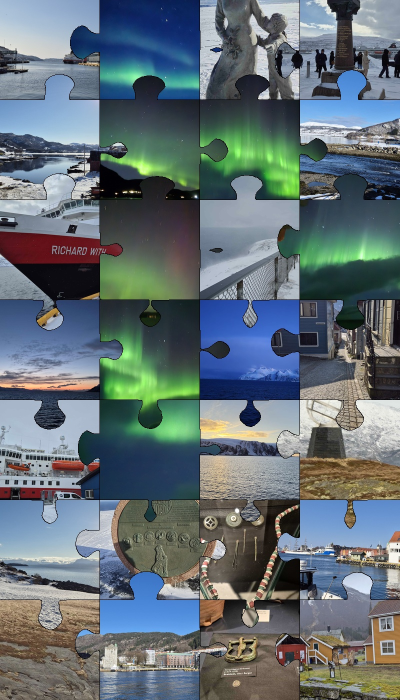
#> input picture patchwork.jpg, 800 x 1400 px, given as the content of the folder ../patchwork.jpg, which was not available (shown at 1/2 size)
$ python puzzle_patchwork.py -i ../patchwork.jpg
#> lines starting #> are read from the running program, lines starting #| are printed output that depends on the picture; after the words box and inside, x2 and y2 are one past the last pixel; in counts of white or black regions, pixels touching at a corner belong together; pictures that were not available may be replaced by others from this repository, and a replacement may not be noted
#!/usr/bin/env python3
"""
puzzle_patchwork.py  v16
────────────────────────
Cut lines derived from a tile-ownership map (zero gaps, single pixel):
  1. Build tmap: stamp shaped masks → zeros filled from rectangle ownership
  2. Boundary = adjacent pixels in tmap with different values
  3. Draw this boundary as a dark overlay after compositing

Two rendering passes:
  Pass 1 — full rectangles  (every pixel filled)
  Pass 2 — shaped pieces    (tabs/blanks via alpha mask)
  Pass 3 — tmap boundary    (single dark pixel at every piece edge)

Usage:
    python puzzle_patchwork.py -i FOLDER -o out.jpg --cols 5 --rows 8 --tile 450
"""

import argparse, random, sys
from pathlib import Path
import numpy as np
from PIL import Image, ImageDraw, ImageFilter, ImageOps

EXTS = {".jpg",".jpeg",".png",".bmp",".tif",".tiff",".webp"}

# ── Geometry ──────────────────────────────────────────────────────────────────

def make_tab(tc,nw,nh,rx,ry,lean):
    x1=1.
    xNL=tc-nw; xNR=tc+nw; sw=nw*1.4; xSL=tc-sw; xSR=tc+sw
    hcx=tc+lean; hcy=nh+ry; k=0.5523
    HL=np.array([hcx-rx,hcy]); HR=np.array([hcx+rx,hcy]); HT=np.array([hcx,hcy+ry])
    SL=np.array([xSL,0.]); NLb=np.array([xNL,nh*.3])
    NRb=np.array([xNR,nh*.3]); SR=np.array([xSR,0.])
    return [
        (np.array([xSL*.4,0]),            np.array([xSL*.85,0]),            SL),
        (np.array([xSL+(xNL-xSL)*.5,0]), np.array([xNL,0]),                NLb),
        (NLb+np.array([0,(HL[1]-NLb[1])*.55]),HL+np.array([rx*.15,-ry*.5]),HL),
        (HL+np.array([0,ry*k]),           HT+np.array([-rx*k,0]),           HT),
        (HT+np.array([rx*k,0]),           HR+np.array([0,ry*k]),            HR),
        (HR+np.array([-rx*.15,-ry*.5]),   NRb+np.array([0,(HR[1]-NRb[1])*.55]),NRb),
        (np.array([xNR,0]),               np.array([xSR-(xSR-xNR)*.5,0]),   SR),
        (np.array([xSR+(x1-xSR)*.15,0]), np.array([xSR+(x1-xSR)*.6,0]),    np.array([x1,0])),
    ]

def cbez(p0,c1,c2,p3,n=20):
    pts=[]
    for i in range(n+1):
        t=i/n; u=1-t
        pts.append(u**3*p0+3*u**2*t*c1+3*u*t**2*c2+t**3*p3)
    return pts

def jigsaw_edge(p1,p2,flip,seed):
    p1=np.array(p1,float); p2=np.array(p2,float)
    v=p2-p1; L=np.linalg.norm(v); u=v/L
    nv=np.array([u[1],-u[0]])
    if flip==0: return [p1,p2]
    rng=np.random.default_rng(seed)
    tc=rng.uniform(.40,.60); nw=rng.uniform(.08,.12)
    nh=rng.uniform(.03,.06); rx=rng.uniform(.13,.18)
    ry=rng.uniform(.09,.13); lean=rng.uniform(-.03,.03)
    def w(lp): return p1+lp[0]*v+lp[1]*flip*L*nv
    pts=[w(np.array([0.,0.]))]
    prev=np.array([0.,0.])
    for c1,c2,end in make_tab(tc,nw,nh,rx,ry,lean):
        for lp in cbez(prev,c1,c2,end)[1:]: pts.append(w(lp))
        prev=end
    return pts

def piece_mask(PW,PH,tw,th,ext,tf,ts,rf,rs,bf,bs,lf,ls):
    e=ext
    TL=(e,e); TR=(e+tw,e); BR=(e+tw,e+th); BL=(e,e+th)
    pts  = jigsaw_edge(TL,TR,tf,ts)
    pts += jigsaw_edge(TR,BR,rf,rs)[1:]
    pts += jigsaw_edge(BR,BL,bf,bs)[1:]
    pts += jigsaw_edge(BL,TL,lf,ls)[1:]
    msk=Image.new("L",(PW,PH),0)
    ImageDraw.Draw(msk).polygon(
        [(int(round(p[0])),int(round(p[1]))) for p in pts],fill=255)
    return msk

# ── Helpers ───────────────────────────────────────────────────────────────────

def load_images(folder):
#> in build, img is the input picture: PIL image 800x1400 RGB; mean R, G, B 99.1, 111.9, 117.6
    p=sorted(x for x in Path(folder).rglob("*") if x.suffix.lower() in EXTS)
    if not p: sys.exit(f"[ERROR] No images in {folder}")
    return p

def crop_to(img,W,H):
#> called with W = 336, H = 336
    om=img.mode; img=img.convert("RGB")
#> after `om = img.mode`: om = 'RGB'
    iw,ih=img.size; s=max(W/iw,H/ih)
#> after `iw, ih = img.size`: iw = 800; ih = 1400
#> after `s = max(W / iw, H / ih)`: s = 0.42
    nw,nh=int(iw*s+.5),int(ih*s+.5)
#> nw = 336; nh = 588
    img=img.resize((nw,nh),Image.LANCZOS)
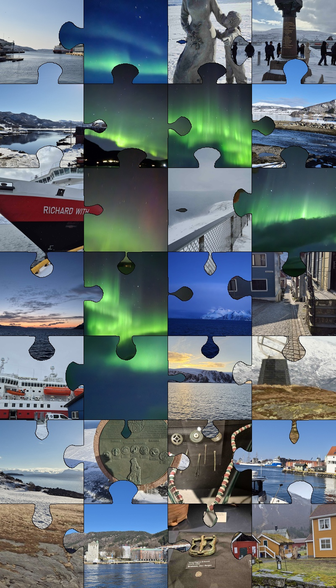
#> img: PIL image 336x588 RGB; mean R, G, B 99.1, 111.9, 117.6
    l=(nw-W)//2; t=(nh-H)//2
#> after `l = (nw - W) // 2`: l = 0
#> after `t = (nh - H) // 2`: t = 126
    img=img.crop((l,t,l+W,t+H))
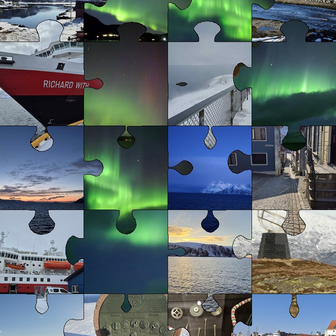
#> img: PIL image 336x336 RGB; mean R, G, B 95, 109.3, 112.6
    if om in ("L","LA"): img=img.convert("L").convert("RGB")
    return img

# ── Assembly ──────────────────────────────────────────────────────────────────

def build(input_folder,output_path,
          cols=6,rows=5,tile_size=180,
          gray_ratio=0.0,seed=None,bg=(18,18,18)):

    rng=random.Random(seed)
    all_p=load_images(input_folder)
    n=cols*rows
    if len(all_p)<n:
        best=max(((c,r) for c in range(1,cols+1) for r in range(1,rows+1)
                  if c*r<=len(all_p)),key=lambda x:x[0]*x[1])
        print(f"[WARN] {len(all_p)}<{cols}x{rows}. Using {best[0]}x{best[1]}")
        cols,rows=best; n=cols*rows

    sel=rng.sample(all_p,n); rng.shuffle(sel)
    tw=th=tile_size
    ext=int(tw*0.38)+10
    PW,PH=tw+2*ext,th+2*ext
    CW,CH=cols*tw,rows*th

    ng=round(n*gray_ratio)
    gf=[True]*ng+[False]*(n-ng); rng.shuffle(gf)

    HF=[[rng.choice([1,-1]) for _ in range(cols)] for _ in range(rows-1)]
    HS=[[rng.randint(0,2**31) for _ in range(cols)] for _ in range(rows-1)]
    VF=[[rng.choice([1,-1]) for _ in range(cols-1)] for _ in range(rows)]
    VS=[[rng.randint(0,2**31) for _ in range(cols-1)] for _ in range(rows)]

    def ge(r,c,side):
        if side=='bottom': return (0,0) if r==rows-1 else ( HF[r][c],   HS[r][c])
        if side=='top':    return (0,0) if r==0      else (-HF[r-1][c], HS[r-1][c])
        if side=='right':  return (0,0) if c==cols-1 else ( VF[r][c],   VS[r][c])
        if side=='left':   return (0,0) if c==0      else (-VF[r][c-1], VS[r][c-1])

    # Preload images — tiles_rect is the centre crop of tiles_pad so both
    # use identical scale factors; pixels match exactly at the boundary.
    tiles_rect=[]; tiles_pad=[]
    for idx in range(n):
        img=ImageOps.exif_transpose(Image.open(sel[idx]))
        if gf[idx]: img=img.convert("L").convert("RGB")
        pad=crop_to(img,PW,PH)
        # Derive rect by cropping the centre of the padded image
        rect=pad.crop((ext,ext,ext+tw,ext+th))
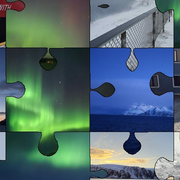
#> rect: PIL image 180x180 RGB; mean R, G, B 84.2, 108.9, 112.8
        tiles_rect.append(rect)
        tiles_pad.append(pad)

    masks={}
    tmap=np.zeros((CH,CW),dtype=np.int32)

    # Build masks + tile-ownership map (no dilation — zeros filled from rect)
    for idx in range(n):
        r,c=divmod(idx,cols)
        tf,ts=ge(r,c,'top');   rf,rs=ge(r,c,'right')
        bf,bs=ge(r,c,'bottom');lf,ls=ge(r,c,'left')
        msk=piece_mask(PW,PH,tw,th,ext,tf,ts,rf,rs,bf,bs,lf,ls)
        masks[(r,c)]=msk
        arr=np.array(msk)>127
        cx=c*tw-ext; cy=r*th-ext
        sx=max(0,-cx); sy=max(0,-cy); ddx=max(0,cx); ddy=max(0,cy)
        cw2=min(PW-sx,CW-ddx); ch2=min(PH-sy,CH-ddy)
        if cw2>0 and ch2>0:
            reg=arr[sy:sy+ch2,sx:sx+cw2]
            tmap[ddy:ddy+ch2,ddx:ddx+cw2]=np.where(
                reg, idx+1, tmap[ddy:ddy+ch2,ddx:ddx+cw2])
#> this loop made 1 pass
#> pass 1, in build, `msk=piece_mask(PW,PH,tw,th,ext,tf,ts,rf,rs,bf,bs,lf,ls)`:
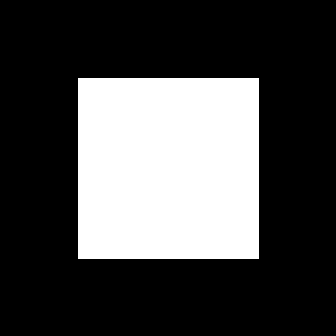
#> msk: PIL image 336x336 L; 29% white; 1 white region, box (x1, y1, x2, y2) and area: (78, 78, 259, 259) 32761
#> after the loop: tmap: shape (180, 180) int32; every value is 1
#> after the loop, masks = 1 item

    # Fill any remaining zeros from rectangle ownership
    for idx in range(n):
        r,c=divmod(idx,cols)
        roi=tmap[r*th:(r+1)*th, c*tw:(c+1)*tw]
        tmap[r*th:(r+1)*th, c*tw:(c+1)*tw]=np.where(roi==0, idx+1, roi)

    # Single-pixel boundary from tmap
    h=np.zeros((CH,CW),np.uint8)
    v=np.zeros((CH,CW),np.uint8)
    h[:-1,:]=np.where(tmap[:-1,:]!=tmap[1:,:],255,0).astype(np.uint8)
#> h: shape (180, 180); every value is 0
    v[:,:-1]=np.where(tmap[:,:-1]!=tmap[:,1:],255,0).astype(np.uint8)
    boundary=np.clip(h.astype(int)+v.astype(int),0,255).astype(np.uint8)

    canvas=Image.new("RGBA",(CW,CH),bg+(255,))

    # Pass 1: full rectangles
    for idx in range(n):
        r,c=divmod(idx,cols)
        canvas.alpha_composite(tiles_rect[idx].convert("RGBA"),dest=(c*tw,r*th))

    # Pass 2: shaped pieces
    for idx in range(n):
        r,c=divmod(idx,cols)
        msk=masks[(r,c)]
        pad=tiles_pad[idx].convert("RGBA"); pad.putalpha(msk)
        cx=c*tw-ext; cy=r*th-ext
        sx=max(0,-cx); sy=max(0,-cy); ddx=max(0,cx); ddy=max(0,cy)
        cw2=min(PW-sx,CW-ddx); ch2=min(PH-sy,CH-ddy)
        if cw2>0 and ch2>0:
            canvas.alpha_composite(pad.crop((sx,sy,sx+cw2,sy+ch2)),dest=(ddx,ddy))
#> this loop made 1 pass
#> cw2 on pass 1: 180
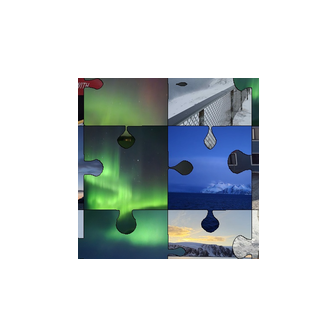
#> pad: PIL image 336x336 RGBA; mean R, G, B, A 95, 109.3, 112.6, 74; transparent parts drawn white

    # Pass 3: single-pixel cut lines from tmap boundary
    line_rgba=Image.new("RGBA",(CW,CH),(0,0,0,0))
#> line_rgba: PIL image 180x180 RGBA; every value is 0
    line_rgba.putalpha(Image.fromarray(boundary))
    canvas.alpha_composite(line_rgba)

    out=Image.new("RGB",(CW,CH),bg)
#> out: PIL image 180x180 RGB; every value is 18
    out.paste(canvas,mask=canvas.split()[3])
    Path(output_path).parent.mkdir(parents=True,exist_ok=True)
    out.save(output_path,quality=95)
    print(f"[OK] {cols}x{rows} → {Path(output_path).resolve()}")
    print(f"     {n} tiles | {ng} desaturated | {n-ng} colour")

# ── CLI ───────────────────────────────────────────────────────────────────────

def main():
    ap=argparse.ArgumentParser()
    ap.add_argument("--input","-i",required=True)
    ap.add_argument("--output","-o",default="patchwork.jpg")
    ap.add_argument("--cols",type=int,default=6)
    ap.add_argument("--rows",type=int,default=5)
    ap.add_argument("--tile",type=int,default=180)
    ap.add_argument("--gray-ratio",type=float,default=0.0)
    ap.add_argument("--seed",type=int,default=None)
    ap.add_argument("--bg",default="121212")
    a=ap.parse_args()
    bg=tuple(int(a.bg[i:i+2],16) for i in (0,2,4))
    build(a.input,a.output,a.cols,a.rows,a.tile,a.gray_ratio,a.seed,bg)

if __name__=="__main__":
    main()
